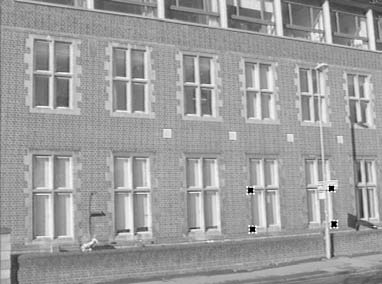
#> input picture ch2/01_2.3_projective_transform/building.jpg, 382 x 284 px, found by its file name
$ python 03b_conic_transform_in_image.py
#> lines starting #> are read from the running program, lines starting #| are printed output that depends on the picture; after the words box and inside, x2 and y2 are one past the last pixel; in counts of white or black regions, pixels touching at a corner belong together
"""

write a python script to
1 load the building.jpg image
2 pop out the window to let the user click 4 points
the point will be the corner of a window but projectively imaged near vertically
3 set the destionation points near the original position but no perspective distortion
4 calculate the H matrix
5 transform the image using the H
6 show the two image side by side
you may using opencv and matplotlit in python

"""


import cv2
import numpy as np
import matplotlib.pyplot as plt
from matplotlib.patches import Circle

import numpy as np

# [93 lines left out: functions normalize_points, find_homography_normalized, findHomography, not called in this run]


# Global variables to store clicked points
clicked_points = []
fig = None
ax = None
image_rgb = None

# [23 lines left out: function on_click, not called in this run]

def select_points(image):
    """Display image and let user click 4 points using matplotlib"""
    global clicked_points, fig, ax, image_rgb
    clicked_points = []

    # Convert BGR to RGB for matplotlib
    image_rgb = cv2.cvtColor(image, cv2.COLOR_BGR2RGB)

    # Create figure and axis
    fig, ax = plt.subplots(figsize=(12, 8))
    ax.imshow(image_rgb)
    ax.set_title('Click 4 points on the window corners\n(in order: top-left, top-right, bottom-right, bottom-left)',
                fontsize=12)
    ax.axis('off')

    # Connect the click event
    fig.canvas.mpl_connect('button_press_event', on_click)

    print("Click 4 points on the window corners (in order: top-left, top-right, bottom-right, bottom-left)")
    plt.show()

    if len(clicked_points) != 4:
        print("Warning: Not all 4 points were selected!")

    return np.array(clicked_points, dtype=np.float32)

# [25 lines left out: function calculate_destination_points, not called in this run]

def draw_conic(image, conic, color=(0, 0, 255), threshold=0.02):
    """Draw a conic on the image"""

    w, h = image.shape[:2]

    x = range(h)
    y = range(w)
    X, Y = np.meshgrid(x, y)
    a = conic[0, 0]
    b = conic[0, 1]*2
    c = conic[1, 1]
    d = conic[0, 2]*2
    e = conic[1, 2]*2
    f = conic[2, 2]
    values = a * X**2 + b * X * Y + c * Y**2 + d * X + e * Y + f

    mask = np.abs(values) < threshold
    image[mask] = color

    return image


def main():
    # 1. Load the building.jpg image
    image_path = r'ch2_2d_homography\01_2.3_projective_transform\building.jpg'
    image = cv2.imread(image_path)
#> image is the input picture: shape (284, 382, 3); min 0, max 255, mean 157.4

    if image is None:
        print(f"Error: Could not load image from {image_path}")
        return

    print(f"Image loaded: {image.shape}")
#| Image loaded: (284, 382, 3)

    # let's define two lines in the image
    h, w= image.shape[:2]
#> h = 284; w = 382

    r1 = h//3
#> r1 = 94
    r2 = h//4
#> r2 = 71
    cx = h/2
#> cx = 142
    cy = h/2
#> cy = 142
    # （x-cx)^2/r1^2 + (y-cy)^2/r2^2 = 1
    # ax^2+bxy+cy^2+dx+ey+f = 0
    a = 1/r1**2
#> a = 0.000113
    b = 0
    c = 1/r2**2
#> c = 0.000198
    d = -2*cx/r1**2
#> d = -0.0321
    e = -2*cy/r2**2
#> e = -0.0563
    f = cx**2/r1**2 + cy**2/r2**2 - 1
#> f = 5.28

    conic = np.array([
        [a, b/2, d/2],
        [b/2, c, e/2],
        [d/2, e/2, f]
    ])

    print(f"conic: {conic}")
#| conic: [[ 1.13173382e-04  0.00000000e+00 -1.60706202e-02]
#|  [ 0.00000000e+00  1.98373339e-04 -2.81690141e-02]
#|  [-1.60706202e-02 -2.81690141e-02  5.28202807e+00]]

    image = draw_conic(image, conic, color=(0, 0, 255), threshold=0.05)
#> in draw_conic, `image[mask] = color`:
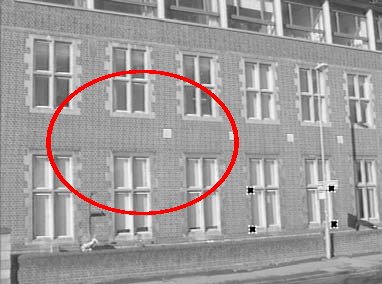
#> image: shape (284, 382, 3); 1.94% of pixels changed, all inside (x1, y1, x2, y2) = (46, 70, 239, 215)

    # 2. Let user click 4 points
    src_points = select_points(image)
#> src_points = empty array

    if len(src_points) != 4:
        print("Error: Need exactly 4 points")
        return

    # 3. Calculate destination points (rectangular, no perspective distortion)
    dst_points = calculate_destination_points(src_points)

    # 4. Calculate the homography matrix H
    # H = findHomography(src_points, dst_points)
    H = find_homography_normalized(src_points, dst_points)
    print(f"\nHomography matrix H:\n{H}")

    # 5. Transform the image using H
    h, w = image.shape[:2]
    corrected_image = cv2.warpPerspective(image, H, (w, h))


    # let's transform the conic using the homography matrix
    # conic: x^T C x = 0
    # x' ^T C' x' = 0
    # x ^T H^T C' H x = 0
    # C' = H^(-T) C H^(-1)
    conic_transformed = np.linalg.inv(H.T) @ conic @ np.linalg.inv(H)
    corrected_image = draw_conic(corrected_image, conic_transformed, color=(0, 255, 0), threshold=0.01)

    # H_inv_T = np.linalg.inv(H).T


    # 6. Show the two images side by side using matplotlib
    fig, axes = plt.subplots(1, 2, figsize=(15, 7))

    # Original image with points marked
    image_with_points = image.copy()
    for i, point in enumerate(src_points):
        pt = tuple(map(int, point))
        cv2.circle(image_with_points, pt, 8, (0, 255, 0), -1)
        cv2.putText(image_with_points, str(i+1), (pt[0]+10, pt[1]-10),
                   cv2.FONT_HERSHEY_SIMPLEX, 0.7, (0, 255, 0), 2)

    # Convert BGR to RGB for matplotlib
    axes[0].imshow(cv2.cvtColor(image_with_points, cv2.COLOR_BGR2RGB))
    axes[0].set_title('Original Image with Selected Points', fontsize=12)
    axes[0].axis('off')

    axes[1].imshow(cv2.cvtColor(corrected_image, cv2.COLOR_BGR2RGB))
    axes[1].set_title('Perspective Corrected Image', fontsize=12)
    axes[1].axis('off')

    plt.tight_layout()
    plt.show()

    print("\nDone! Close the matplotlib window to exit.")

if __name__ == "__main__":
    main()
